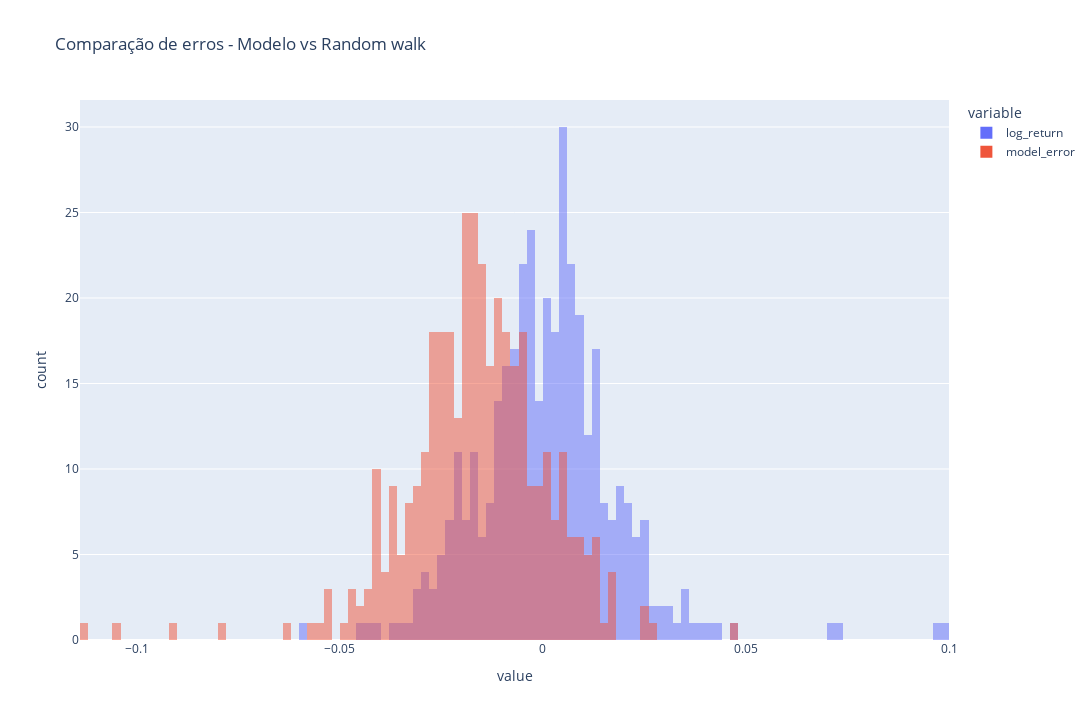

Notebook code cell kept with this figure:
### Markdown cell above
### Vizualização dos resíduos

### Code cell
plx.histogram(
    data_frame=company_test[['log_return', 'model_error']].melt(),
    title='Comparação de erros - Modelo vs Random walk',
    x='value',
    color='variable',
    barmode='overlay',
    nbins=128,
    height=720,
    width=1280,
)

### Figure 1 — Plotly figure (JSON) as saved in the notebook; plotly's stock layout.template omitted (floating-point values rounded to 4 significant figures; data arrays with more than 128 entries replaced by an {"elided": "..."} marker saying what was removed)
{"data": [{"alignmentgroup": "True", "bingroup": "x", "hovertemplate": "variable=log_return<br>value=%{x}<br>count=%{y}<extra></extra>", "legendgroup": "log_return", "marker": {"color": "#636efa", "opacity": 0.5, "pattern": {"shape": ""}}, "name": "log_return", "nbinsx": 128, "offsetgroup": "log_return", "orientation": "v", "showlegend": true, "type": "histogram", "x": {"elided": "381 float values"}, "xaxis": "x", "yaxis": "y"}, {"alignmentgroup": "True", "bingroup": "x", "hovertemplate": "variable=model_error<br>value=%{x}<br>count=%{y}<extra></extra>", "legendgroup": "model_error", "marker": {"color": "#EF553B", "opacity": 0.5, "pattern": {"shape": ""}}, "name": "model_error", "nbinsx": 128, "offsetgroup": "model_error", "orientation": "v", "showlegend": true, "type": "histogram", "x": {"elided": "381 float values"}, "xaxis": "x", "yaxis": "y"}], "layout": {"barmode": "overlay", "height": 720, "legend": {"title": {"text": "variable"}, "tracegroupgap": 0}, "title": {"text": "Comparação de erros - Modelo vs Random walk"}, "width": 1280, "xaxis": {"anchor": "y", "domain": [0, 1], "title": {"text": "value"}}, "yaxis": {"anchor": "x", "domain": [0, 1], "title": {"text": "count"}}}}
